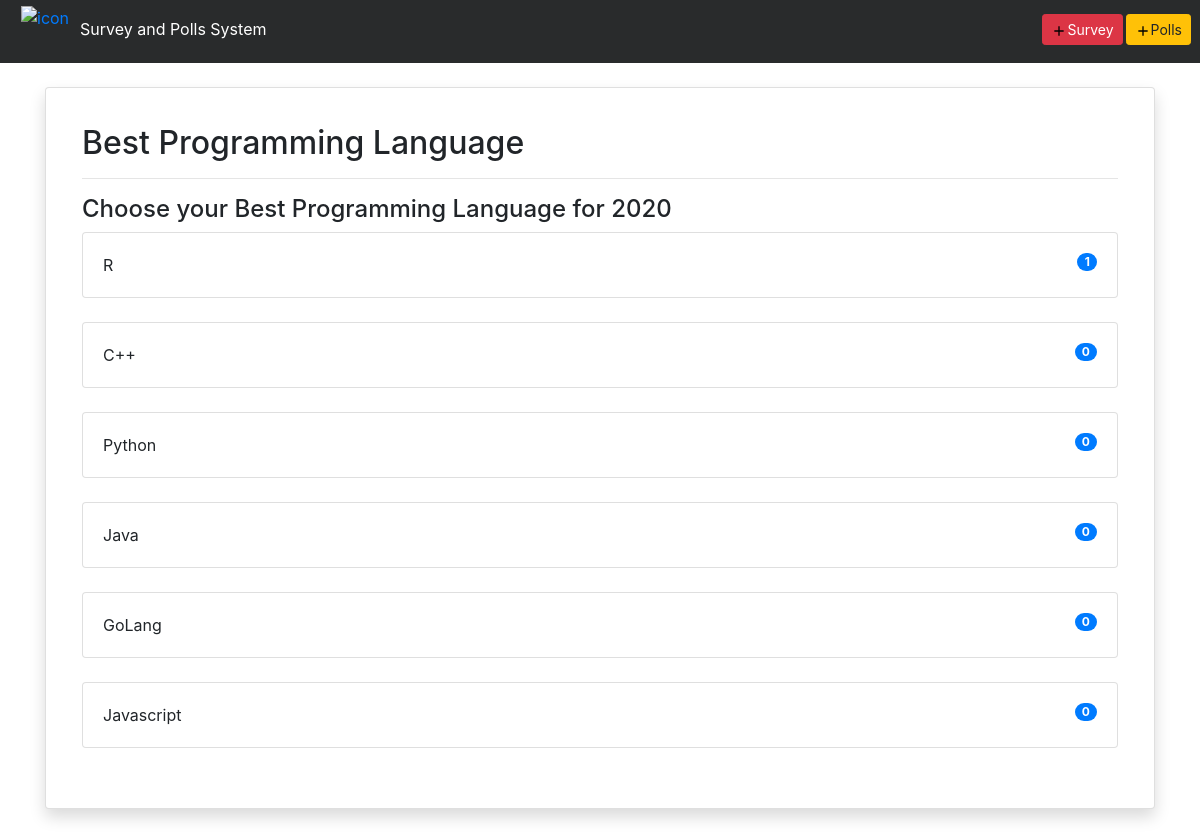
The app's page /spolen/analytics/poll/ad121001poll-0/ (signed in) with its own data.
### spolen/models.py (models this page shows, shortened)
class Poll(models.Model):
	user = models.ForeignKey(User, on_delete = models.CASCADE)
	title = models.CharField(max_length = 256)
	question = models.CharField(max_length = 256)
	slug = models.SlugField(unique = True)
	date_posted = models.DateField(auto_now_add = True)
	public = models.BooleanField(default = False)
	closed = models.BooleanField(default = False)

class PollOption(models.Model):
	poll = models.ForeignKey(Poll, on_delete = models.CASCADE)
	option = models.CharField(max_length = 256)
	votes = models.PositiveIntegerField(default = 0)

### spolen/views.py (the view, shortened to what this page needs)
# urls.py: path('analytics/<str:ent>/<str:slug>/', views.spolen_analytics, name = 'spolen-analytics'),
def spolen_analytics(request,ent,slug):
	if(ent == 'poll'):
		poll = Poll.objects.get(slug = slug)
		if(poll.user == request.user):
			options = PollOption.objects.filter(poll = poll).order_by('-votes')
			return render(request, 'spolen/spolen-analytics.html', {'poll':poll,'options':options,'ent':ent})
		else:
			messages.success(request, 'Invalid Access!')
			return redirect('spolen:spolen-index')

### spolen/templates/spolen/spolen-analytics.html (shortened to what this page needs)
{% extends 'base.html' %}
{% load crispy_forms_tags %}
{% block content %}
	<div class="container">
		<div class="row">
			<div class="col-md-12">
				<div class="card shadow p-3 mb-5">
					<div class="card-body">
						{% if ent == 'poll' %}
							<h2>{{poll.title}}</h2>
							<hr>
							<h4>{{poll.question}}</h4>
							{% for option in options %}
							<div class = "card">
								<div class="card-body">
									{{option.option}}  <span class="badge badge-pill badge-primary" style="float: right;">{{option.votes}}</span>
								</div>
							</div>
							<br>
							{% endfor %}
						</div>
					{% endif %}
				</div>
			</div>
		</div>
	</div>
{% endblock %}

### records on screen
Poll: title "Best Programming Language", question "Choose your Best Programming Language for 2020"
PollOption: option "R", votes "1"
PollOption: option "C++", votes "0"
PollOption: option "Python", votes "0"
PollOption: option "Java", votes "0"
PollOption: option "GoLang", votes "0"
PollOption: option "Javascript", votes "0"
